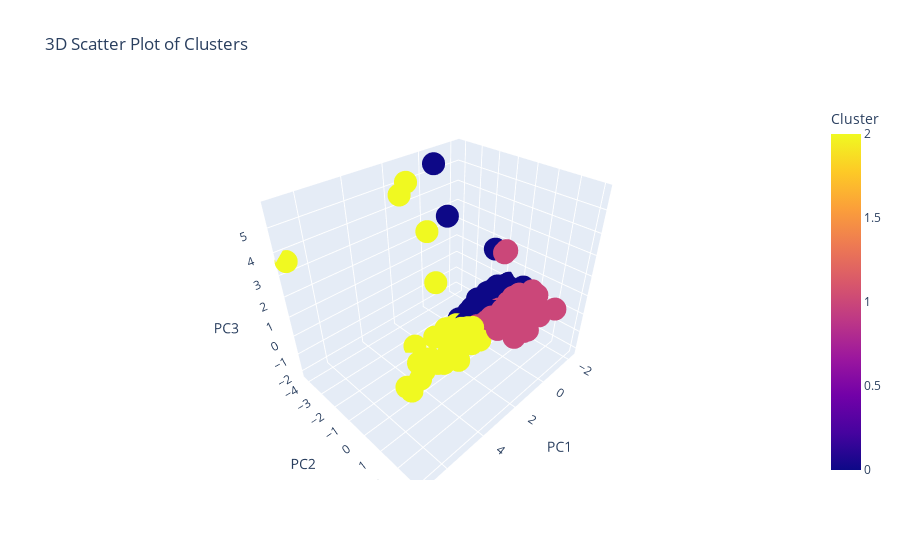

Notebook code cell kept with this figure:
### Code cell
import plotly.express as px
import pandas as pd
from sklearn.decomposition import PCA

# Assuming y_kmeans and transformed_features are already defined

# Perform PCA to reduce dimensions to 3
pca = PCA(n_components=3)
principal_components = pca.fit_transform(transformed_features)

# Create a DataFrame with the principal components and cluster labels
df_pca = pd.DataFrame(data=principal_components, columns=['PC1', 'PC2', 'PC3'])
df_pca['Cluster'] = y_kmeans_1

# Plot the 3D scatter plot using Plotly
fig = px.scatter_3d(df_pca, x='PC1', y='PC2', z='PC3', color='Cluster', title='3D Scatter Plot of Clusters')

# Show the plot
fig.show()

### Figure 1 — Plotly figure (JSON) as saved in the notebook; plotly's stock layout.template omitted (floating-point values rounded to 4 significant figures; data arrays with more than 128 entries replaced by an {"elided": "..."} marker saying what was removed)
{"data": [{"hovertemplate": "PC1=%{x}<br>PC2=%{y}<br>PC3=%{z}<br>Cluster=%{marker.color}<extra></extra>", "legendgroup": "", "marker": {"color": {"elided": "232 int values"}, "coloraxis": "coloraxis", "symbol": "circle"}, "mode": "markers", "name": "", "scene": "scene", "showlegend": false, "type": "scatter3d", "x": {"elided": "232 float values"}, "y": {"elided": "232 float values"}, "z": {"elided": "232 float values"}}], "layout": {"coloraxis": {"colorbar": {"title": {"text": "Cluster"}}, "colorscale": [[0, "#0d0887"], [0.1111, "#46039f"], [0.2222, "#7201a8"], [0.3333, "#9c179e"], [0.4444, "#bd3786"], [0.5556, "#d8576b"], [0.6667, "#ed7953"], [0.7778, "#fb9f3a"], [0.8889, "#fdca26"], [1, "#f0f921"]]}, "legend": {"tracegroupgap": 0}, "scene": {"domain": {"x": [0, 1], "y": [0, 1]}, "xaxis": {"title": {"text": "PC1"}}, "yaxis": {"title": {"text": "PC2"}}, "zaxis": {"title": {"text": "PC3"}}}, "title": {"text": "3D Scatter Plot of Clusters"}}}
